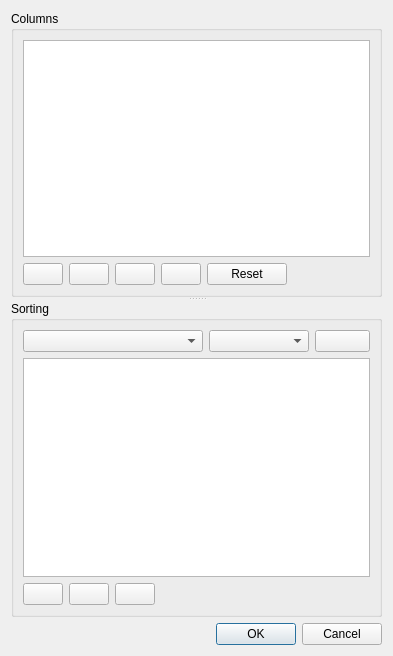
<?xml version="1.0" encoding="UTF-8"?>
<ui version="4.0">
 <class>QgsAttributeSelectionDialogBase</class>
 <widget class="QDialog" name="QgsAttributeSelectionDialogBase">
  <property name="geometry">
   <rect>
    <x>0</x>
    <y>0</y>
    <width>393</width>
    <height>656</height>
   </rect>
  </property>
  <property name="windowTitle">
   <string>Select attributes</string>
  </property>
  <layout class="QGridLayout" name="gridLayout_2">
   <item row="0" column="0">
    <widget class="QSplitter" name="splitter">
     <property name="orientation">
      <enum>Qt::Vertical</enum>
     </property>
     <widget class="QGroupBox" name="mAttributesGroupBox">
      <property name="title">
       <string>Columns</string>
      </property>
      <layout class="QGridLayout" name="gridLayout">
       <item row="1" column="0">
        <layout class="QHBoxLayout" name="horizontalLayout_2">
         <item>
          <widget class="QPushButton" name="mColumnUpPushButton">
           <property name="text">
            <string/>
           </property>
           <property name="icon">
            <iconset resource="../../images/images.qrc">
             <normaloff>:/images/themes/default/symbologyUp.png</normaloff>:/images/themes/default/symbologyUp.png</iconset>
           </property>
          </widget>
         </item>
         <item>
          <widget class="QPushButton" name="mColumnDownPushButton">
           <property name="text">
            <string/>
           </property>
           <property name="icon">
            <iconset resource="../../images/images.qrc">
             <normaloff>:/images/themes/default/symbologyDown.png</normaloff>:/images/themes/default/symbologyDown.png</iconset>
           </property>
          </widget>
         </item>
         <item>
          <widget class="QPushButton" name="mAddColumnPushButton">
           <property name="text">
            <string/>
           </property>
           <property name="icon">
            <iconset resource="../../images/images.qrc">
             <normaloff>:/images/themes/default/symbologyAdd.png</normaloff>:/images/themes/default/symbologyAdd.png</iconset>
           </property>
          </widget>
         </item>
         <item>
          <widget class="QPushButton" name="mRemoveColumnPushButton">
           <property name="text">
            <string/>
           </property>
           <property name="icon">
            <iconset resource="../../images/images.qrc">
             <normaloff>:/images/themes/default/symbologyRemove.png</normaloff>:/images/themes/default/symbologyRemove.png</iconset>
           </property>
          </widget>
         </item>
         <item>
          <widget class="QPushButton" name="mResetColumnsPushButton">
           <property name="text">
            <string>Reset</string>
           </property>
          </widget>
         </item>
        </layout>
       </item>
       <item row="1" column="1">
        <spacer name="horizontalSpacer">
         <property name="orientation">
          <enum>Qt::Horizontal</enum>
         </property>
         <property name="sizeHint" stdset="0">
          <size>
           <width>77</width>
           <height>20</height>
          </size>
         </property>
        </spacer>
       </item>
       <item row="0" column="0" colspan="2">
        <widget class="QTableView" name="mColumnsTableView">
         <property name="editTriggers">
          <set>QAbstractItemView::AllEditTriggers</set>
         </property>
         <property name="showDropIndicator" stdset="0">
          <bool>false</bool>
         </property>
         <property name="dragEnabled">
          <bool>false</bool>
         </property>
         <property name="dragDropOverwriteMode">
          <bool>false</bool>
         </property>
         <property name="dragDropMode">
          <enum>QAbstractItemView::NoDragDrop</enum>
         </property>
         <property name="defaultDropAction">
          <enum>Qt::IgnoreAction</enum>
         </property>
         <property name="selectionMode">
          <enum>QAbstractItemView::SingleSelection</enum>
         </property>
         <property name="selectionBehavior">
          <enum>QAbstractItemView::SelectRows</enum>
         </property>
         <property name="wordWrap">
          <bool>false</bool>
         </property>
         <property name="cornerButtonEnabled">
          <bool>false</bool>
         </property>
        </widget>
       </item>
      </layout>
     </widget>
     <widget class="QGroupBox" name="mSortingGroupBox">
      <property name="title">
       <string>Sorting</string>
      </property>
      <layout class="QGridLayout" name="gridLayout_3">
       <item row="0" column="0">
        <layout class="QHBoxLayout" name="horizontalLayout_3">
         <item>
          <widget class="QComboBox" name="mSortColumnComboBox">
           <property name="minimumSize">
            <size>
             <width>180</width>
             <height>0</height>
            </size>
           </property>
          </widget>
         </item>
         <item>
          <widget class="QComboBox" name="mOrderComboBox">
           <property name="minimumSize">
            <size>
             <width>100</width>
             <height>0</height>
            </size>
           </property>
          </widget>
         </item>
         <item>
          <widget class="QPushButton" name="mAddSortColumnPushButton">
           <property name="maximumSize">
            <size>
             <width>16777215</width>
             <height>16777215</height>
            </size>
           </property>
           <property name="text">
            <string/>
           </property>
           <property name="icon">
            <iconset resource="../../images/images.qrc">
             <normaloff>:/images/themes/default/symbologyAdd.png</normaloff>:/images/themes/default/symbologyAdd.png</iconset>
           </property>
          </widget>
         </item>
        </layout>
       </item>
       <item row="2" column="0">
        <layout class="QHBoxLayout" name="horizontalLayout">
         <item>
          <widget class="QPushButton" name="mSortColumnUpPushButton">
           <property name="text">
            <string/>
           </property>
           <property name="icon">
            <iconset resource="../../images/images.qrc">
             <normaloff>:/images/themes/default/symbologyUp.png</normaloff>:/images/themes/default/symbologyUp.png</iconset>
           </property>
          </widget>
         </item>
         <item>
          <widget class="QPushButton" name="mSortColumnDownPushButton">
           <property name="text">
            <string/>
           </property>
           <property name="icon">
            <iconset resource="../../images/images.qrc">
             <normaloff>:/images/themes/default/symbologyDown.png</normaloff>:/images/themes/default/symbologyDown.png</iconset>
           </property>
          </widget>
         </item>
         <item>
          <widget class="QPushButton" name="mRemoveSortColumnPushButton">
           <property name="text">
            <string/>
           </property>
           <property name="icon">
            <iconset resource="../../images/images.qrc">
             <normaloff>:/images/themes/default/symbologyRemove.png</normaloff>:/images/themes/default/symbologyRemove.png</iconset>
           </property>
          </widget>
         </item>
         <item>
          <spacer name="horizontalSpacer_2">
           <property name="orientation">
            <enum>Qt::Horizontal</enum>
           </property>
           <property name="sizeHint" stdset="0">
            <size>
             <width>40</width>
             <height>20</height>
            </size>
           </property>
          </spacer>
         </item>
        </layout>
       </item>
       <item row="1" column="0">
        <widget class="QTableView" name="mSortColumnTableView">
         <property name="editTriggers">
          <set>QAbstractItemView::AllEditTriggers</set>
         </property>
         <property name="selectionMode">
          <enum>QAbstractItemView::SingleSelection</enum>
         </property>
         <property name="selectionBehavior">
          <enum>QAbstractItemView::SelectRows</enum>
         </property>
        </widget>
       </item>
      </layout>
     </widget>
    </widget>
   </item>
   <item row="1" column="0">
    <widget class="QDialogButtonBox" name="buttonBox">
     <property name="orientation">
      <enum>Qt::Horizontal</enum>
     </property>
     <property name="standardButtons">
      <set>QDialogButtonBox::Cancel|QDialogButtonBox::Ok</set>
     </property>
    </widget>
   </item>
  </layout>
 </widget>
 <tabstops>
  <tabstop>mColumnsTableView</tabstop>
  <tabstop>mColumnUpPushButton</tabstop>
  <tabstop>mColumnDownPushButton</tabstop>
  <tabstop>mAddColumnPushButton</tabstop>
  <tabstop>mRemoveColumnPushButton</tabstop>
  <tabstop>mResetColumnsPushButton</tabstop>
  <tabstop>mSortColumnComboBox</tabstop>
  <tabstop>mOrderComboBox</tabstop>
  <tabstop>mAddSortColumnPushButton</tabstop>
  <tabstop>mSortColumnTableView</tabstop>
  <tabstop>mSortColumnUpPushButton</tabstop>
  <tabstop>mSortColumnDownPushButton</tabstop>
  <tabstop>mRemoveSortColumnPushButton</tabstop>
  <tabstop>buttonBox</tabstop>
 </tabstops>
 <resources>
  <include location="../../images/images.qrc"/>
 </resources>
 <connections>
  <connection>
   <sender>buttonBox</sender>
   <signal>accepted()</signal>
   <receiver>QgsAttributeSelectionDialogBase</receiver>
   <slot>accept()</slot>
   <hints>
    <hint type="sourcelabel">
     <x>248</x>
     <y>254</y>
    </hint>
    <hint type="destinationlabel">
     <x>157</x>
     <y>274</y>
    </hint>
   </hints>
  </connection>
  <connection>
   <sender>buttonBox</sender>
   <signal>rejected()</signal>
   <receiver>QgsAttributeSelectionDialogBase</receiver>
   <slot>reject()</slot>
   <hints>
    <hint type="sourcelabel">
     <x>316</x>
     <y>260</y>
    </hint>
    <hint type="destinationlabel">
     <x>286</x>
     <y>274</y>
    </hint>
   </hints>
  </connection>
 </connections>
</ui>
